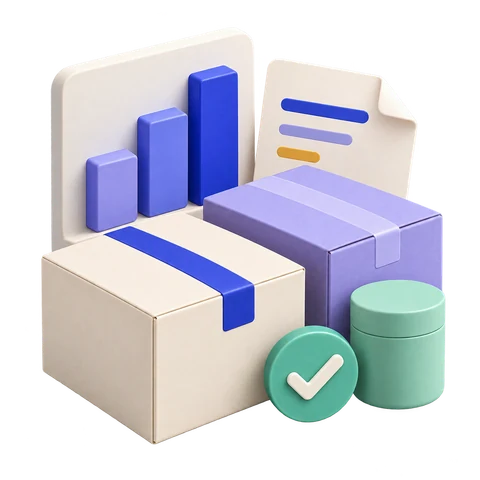
#> input picture assets/illustrations/seller-economics-480.webp, 480 x 480 px
$ python icons.py ../assets/illustrations/seller-economics-480.webp
#> lines starting #> are read from the running program, lines starting #| are printed output that depends on the picture; after the words box and inside, x2 and y2 are one past the last pixel; in counts of white or black regions, pixels touching at a corner belong together
# -*- coding: utf-8 -*-
"""Все иконки приложения из одной картинки.

   python3 tools/icons.py [исходник.png]

Исходник — готовая квадратная иконка, которую прислал пользователь
(tools/icon-source.png): тёмный фон с мягким градиентом, объёмные руки
и надпись «dvoeplay games». Картинку не перерисовываем — только
подгоняем под то, как её покажет каждая система:

  apple-touch-icon.png   180  на весь квадрат и без прозрачности:
                              углы скругляет сам iPhone
  icon-192.png, icon-512.png  своё скругление 22.5%, углы прозрачные —
                              так её видят компьютер и окно установки
  icon-maskable-512.png  512  лаунчер Android режет её по своей форме
                              (круг, капля, скруглённый квадрат); руки и
                              надпись уменьшены ровно настолько, чтобы
                              целиком лечь в безопасный круг 80%
  favicon.svg                 значок вкладки: только руки — надпись
                              в 16–32 пикселях не читается

Как уменьшить рисунок, не уменьшая фон. Картинка раскладывается на две
части: гладкий фон (многочлен по координатам, подогнанный по пустым
местам вдали от рисунка) и всё остальное — руки, буквы и их мягкие тени.
Уменьшается только вторая часть и кладётся обратно на фон. Тени от рук
тянутся далеко, пикселей на 120, поэтому граница рисунка проведена с
запасом и растушёвана — иначе вокруг рук остался бы видимый ободок.
"""
import base64
import io
import os
import sys

import numpy as np
from PIL import Image, ImageDraw
from scipy import ndimage as ndi

ROOT = os.path.dirname(os.path.dirname(os.path.abspath(__file__)))
SRC = sys.argv[1] if len(sys.argv) > 1 else os.path.join(ROOT, 'tools', 'icon-source.png')
OUT = os.path.join(ROOT, 'public')
LUMA = np.array([0.2126, 0.7152, 0.0722])

ROUND = 0.225      # скругление своих иконок, доля стороны
SAFE = 0.40        # радиус безопасного круга maskable-иконки, доля стороны
FAV_HANDS = 0.86   # какую долю ширины значка вкладки занимают руки

src = Image.open(SRC).convert('RGB')
if src.size[0] != src.size[1]:
    sys.exit('исходник должен быть квадратным, а он ' + '×'.join(map(str, src.size)))
N = src.size[0]
#> N = 480
K = N / 1024.0                       # все расстояния ниже подобраны для 1024 px
#> K = 0.469
I = np.asarray(src).astype(np.float64)

# ───────── что здесь рисунок, а что фон ─────────
lum = I @ LUMA
sat = I.max(2) - I.min(2)            # цветные буквы «games» по яркости не отличить от фона
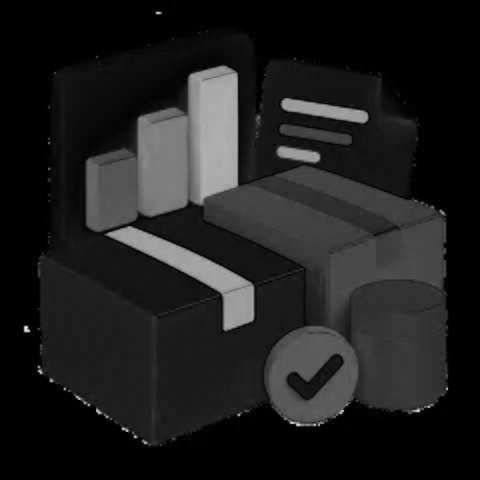
#> sat: shape (480, 480) float64; min 0, max 244, mean 30.5
ink = ndi.binary_opening((lum > 110) | (sat > 60), iterations=1)
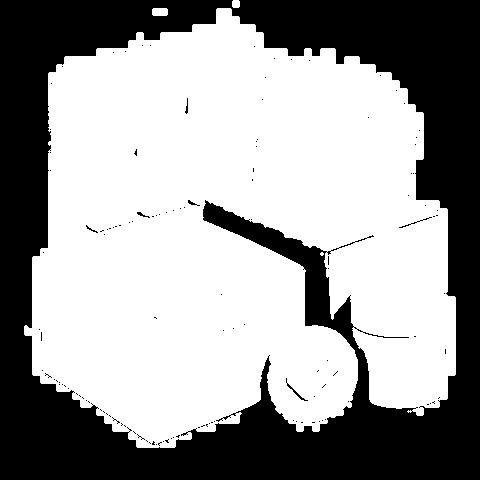
#> ink: shape (480, 480) bool; 60.9% white; 128 black regions (121 under 20 px), largest, box (x1, y1, x2, y2) and area: (0, 0, 480, 480) 89580, (286, 378, 308, 401) 57, (399, 217, 432, 228) 38
lab, n = ndi.label(ink)
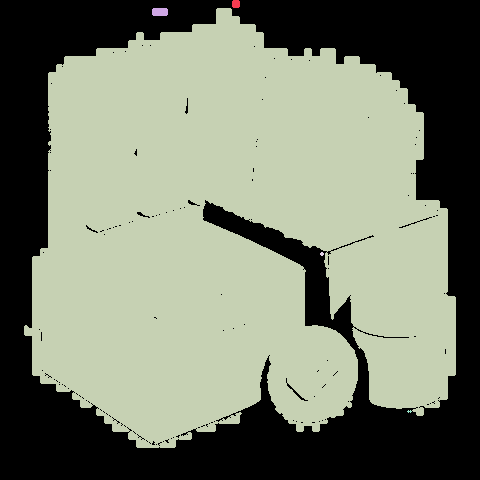
#> lab: shape (480, 480) int32; 6 distinct labels, from 0 to 5; one colour per label, 0 black
#> n = 5
area = ndi.sum(ink, lab, range(1, n + 1))
#> area = [60, 124, 140161, 12, 9]
keep = 1 + np.nonzero(area > N * N * 0.0002)[0]          # соринки не в счёт
#> keep = [1, 2, 3]
ink = np.isin(lab, keep)
#> ink: shape (480, 480) bool; 60.9% white; 128 black regions (121 under 20 px), largest, box (x1, y1, x2, y2) and area: (0, 0, 480, 480) 89601, (286, 378, 308, 401) 57, (399, 217, 432, 228) 38
hands = lab == keep[np.argmax(area[keep - 1])]           # руки касаются друг друга — самое большое пятно
#> hands: shape (480, 480) bool; 60.8% white; 128 black regions (121 under 20 px), largest, box (x1, y1, x2, y2) and area: (0, 0, 480, 480) 89785, (286, 378, 308, 401) 57, (399, 217, 432, 228) 38
text = ink & ~hands                                      # остальное — буквы
#> text: shape (480, 480) bool; 0.08% white; 2 white regions, box (x1, y1, x2, y2) and area: (152, 8, 168, 16) 124, (232, 0, 240, 8) 60

dist = ndi.distance_transform_edt(~ink)

# ───────── гладкий фон ─────────
yy, xx = np.mgrid[0:N, 0:N].astype(np.float64)


def basis(x, y, deg=4):
    u = x / N * 2 - 1
    v = y / N * 2 - 1
    return np.stack([u ** i * v ** j for i in range(deg + 1) for j in range(deg + 1 - i)], -1)


far = dist > 150 * K                 # дальше 150 px от рисунка теней уже нет
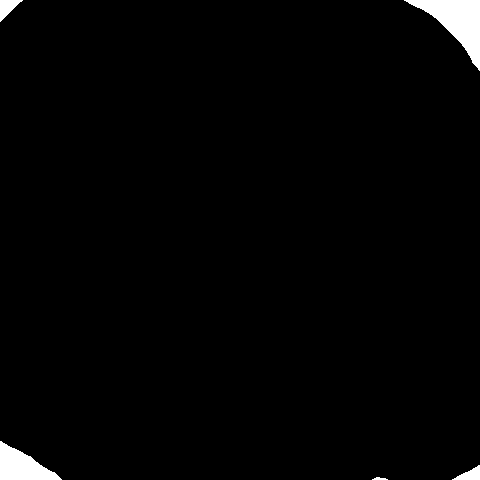
#> far: shape (480, 480) bool; 1.7% white; 5 white regions, box (x1, y1, x2, y2) and area: (404, 0, 480, 71) 2166, (0, 441, 62, 480) 1333, (0, 0, 23, 22) 255, (452, 465, 480, 480) 220, (372, 477, 388, 480) 32
coef = np.linalg.lstsq(basis(xx[far] + .5, yy[far] + .5), I[far], rcond=None)[0]
#> in basis, `u = x / N * 2 - 1`: u = 4006 values, max 0.998 at index 98, min -0.998 at index 0, mean 0.183
#> in basis, `v = y / N * 2 - 1`: v = 4006 values from -0.998 to 0.998
#> coef = 15 rows, first 8: [0, 0, 0], [0, 0, 0], [0, 0, 0], [0, 0, 0], [0, 0, 0], [0, 0, 0], [0, 0, 0], [0, 0, 0]


def background(size):
    """фон всей иконки, пересчитанный на квадрат size×size"""
#> called with size = 480
    g = (np.arange(size) + .5) * N / size
#> g = 480 values from 0.5 to 479.5
    gx, gy = np.meshgrid(g, g)
    return basis(gx, gy) @ coef
#> call 2 of basis, with deg = 4
#> in basis (call 2), `u = x / N * 2 - 1`:
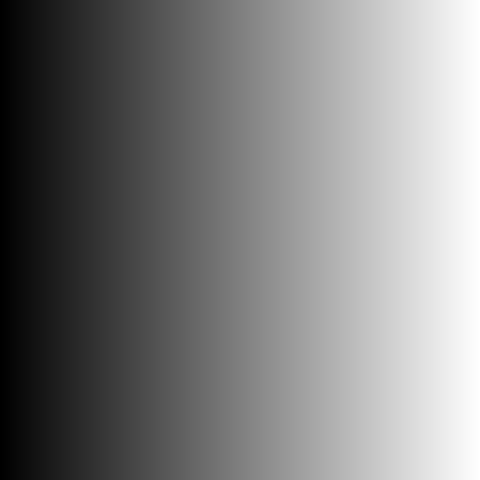
#> u: shape (480, 480) float64; min -0.998, max 0.998, mean -1.89e-17; drawn with min black and max white
#> in basis (call 2), `v = y / N * 2 - 1`:
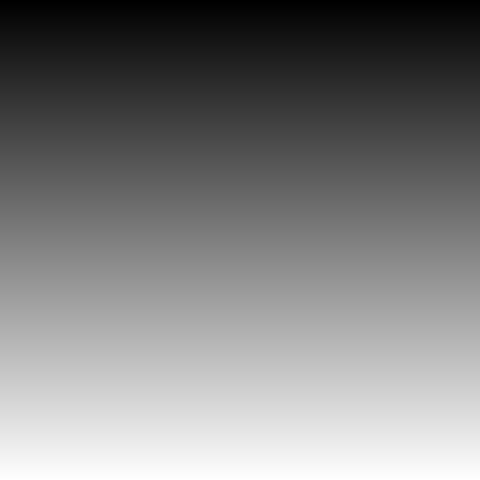
#> v: shape (480, 480) float64; min -0.998, max 0.998, mean -4.93e-17; drawn with min black and max white
#> returned value: shape (480, 480, 3) float64; every value is 0


rest = I - background(N)             # руки, буквы, тени и зерно картинки
fit = np.sqrt(((rest[far] @ LUMA) ** 2).mean())
#> fit = 0
#| исходник seller-economics-480.webp: 480×480, фон подогнан с точностью 0.0 из 255


# [17 lines left out: functions fade, to_size, not called in this run]


def rgb(a):
    return Image.fromarray(np.clip(np.round(a), 0, 255).astype(np.uint8), 'RGB')


def rounded(im, radius):
    """прозрачные углы; маска рисуется вчетверо крупнее — край без лесенки"""
    s = im.size[0]
    big = Image.new('L', (s * 4, s * 4), 0)
    ImageDraw.Draw(big).rounded_rectangle((0, 0, s * 4 - 1, s * 4 - 1), radius=radius * 4, fill=255)
    out = im.convert('RGBA')
    out.putalpha(big.resize((s, s), Image.LANCZOS))
    return out


# [37 lines left out: functions mec, corners, not called in this run]


def png(im):
    """PNG без потерь; если есть oxipng (pip install pyoxipng) — ещё процентов на десять меньше.
       Палитру на 256 цветов не делаем: на цветных буквах «games» проступает зерно."""
    buf = io.BytesIO()
    im.save(buf, format='PNG', optimize=True)
    data = buf.getvalue()
    try:
        import oxipng
        data = oxipng.optimize_from_memory(data, level=6)
    except ImportError:
        pass
    return data


def save(im, name, note):
    data = png(im)
    with open(os.path.join(OUT, name), 'wb') as f:
        f.write(data)
    print('   %-24s %s, %.1f КБ' % (name, note, len(data) / 1024))


print('исходник %s: %d×%d, фон подогнан с точностью %.1f из 255' % (os.path.basename(SRC), N, N, fit))

# ───────── iPhone и свои иконки: картинка как есть ─────────
save(src.resize((180, 180), Image.LANCZOS), 'apple-touch-icon.png', '180×180 во весь квадрат')
#> (the call stopped at in png, `data = oxipng.optimize_from_memory(data, level=6)`: oxipng is not available in this run)
for s in (192, 512):
#> (the run stopped early here; a loop or call above may not have finished)
